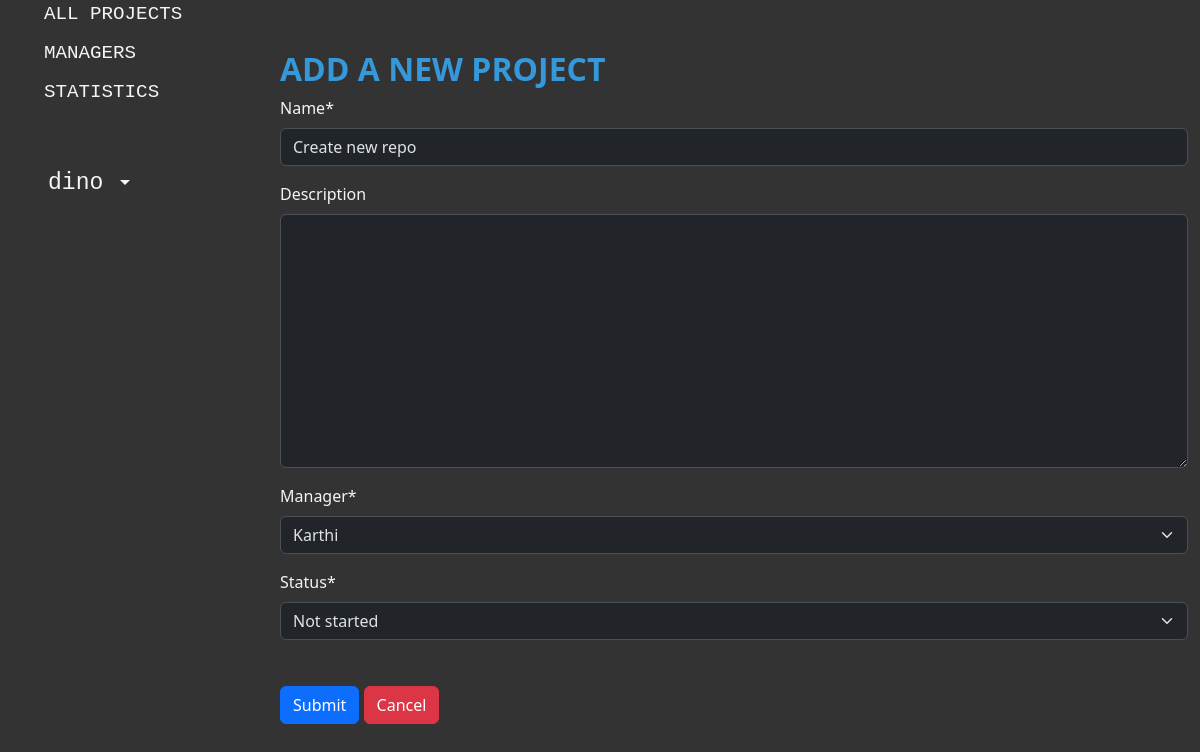
Screenshot of /projects/25/projectdetails/update/ (signed in) with the database file from the repository.
### projectmanagement_app/models.py (models this page shows, shortened)
class Project(models.Model):
    name = models.CharField(max_length=100, unique=True)
    description = models.TextField(null=True, blank=True)
    manager = models.ForeignKey(ProjectManager, on_delete=models.PROTECT, null=True)
    PROJECT_STATUS = (
        ('NS', 'Not started'),
        ('IP', 'In Progress'),
        ('CO', 'Completed'),
        ('CA', 'Cancelled'),
    )
    status = models.CharField(
        max_length=2,
        choices=PROJECT_STATUS,
        default='NS',
    )

class ProjectManager(models.Model):
    name = models.CharField(max_length=100)
    department = models.CharField(max_length=100)
    def __str__(self):
        return self.name

### projectmanagement_app/views.py (the view, shortened to what this page needs)
# urls.py: path("projects/<int:pk>/projectdetails/update/", views.ProjectUpdate.as_view(), name="project-update"),
class ProjectUpdate(PermissionRequiredMixin, UpdateView):
    permission_required = 'projectmanagement_app.change_project'
    model = Project
    fields = [
        "name",
        "description",
        "department",
        "manager",
        "status",
    ]

### projectmanagement_app/templates/projectmanagement_app/project_form.html (shortened to what this page needs)
{% extends "base.html" %}
{% load crispy_forms_tags %}
{% block content %}
    <h4>ADD A NEW PROJECT</h4>
    <form method="post">
        {{ form|crispy }}
        <div style="padding-top:30px;">
            <button type="submit" class="btn btn-primary">Submit</button>
            <button class="btn btn-danger" onclick="location.href='{% url "index" %}';">Cancel</button>
        </div>
    </form>
{% endblock %}

### projectmanagement_app/templates/base.html (shortened to what this page needs)
<!DOCTYPE html>
<html lang="en" data-bs-theme="dark">
    <head>
        {% load static %}
        <link href="https://cdn.jsdelivr.net/npm/bootstrap@5.3.1/dist/css/bootstrap.min.css"
              rel="stylesheet"
>
        <link rel="stylesheet" href="{% static 'css/styles.css' %}">
    </head>
    <body>
        <div class="container-fluid" style="height: 70vw;">
            <div class="row h-100">
                <div class="col-sm-2 sidebar">
                    {% block sidebar %}
                        <div class="borderless">
                            <ul>
                                <li style="padding-bottom:10px;">
                                    <a href="{% url 'index' %}" class="text-decoration-none">ALL PROJECTS</a>
                                </li>
                                <li style="padding-bottom:10px;">
                                    <a href="{% url 'projectmanager-list' %}" class="text-decoration-none">MANAGERS</a>
                                </li>
                                <li style="padding-bottom:40px;">
                                    <a href="{% url 'statistics' %}" class="text-decoration-none">STATISTICS</a>
                                </li>
                                {% if user.is_authenticated %}
                                    <li class="dropdown">
                                        <a href="#"
                                           class="nav-link dropdown-toggle  text-truncate"
                                           id="dropdown"
                                           data-bs-toggle="dropdown"
                                           aria-expanded="false">
                                            <span class="ms-1 d-none d-sm-inline">{{ user }}</span>
                                        </a>
                                    </li>
                                {% else %}
                                    <li>
                                        <a href="{% url 'login' %}?next={{ request.path }}">Login</a>
                                    </li>
                                {% endif %}
                            </ul>
                        </div>
                    {% endblock %}
                </div>
                <div class="col-sm" style="padding-left: 80px; padding-top: 50px;">
                    <div>
                        {% block content %}{% endblock %}
                    </div>
                </div>
            </div>
        </div>
    </body>
</html>

### projectmanagement_app/static/css/styles.css (style rules this page uses)
body { background-color: #333333; }
h4 { color: #3498db; font-weight: bold; font-size: xx-large; }
ul { list-style-type: none; }
.sidebar a,.d-sm-inline, .d-sm-inline a { font-size: larger; font-family: 'Courier New', Courier, monospace; color: whitesmoke; text-decoration: none; padding-top:20px; padding-bottom: 20px ; }
label { color: whitesmoke; font-size: medium; }

### rows the page displays
Project: name "Create new repo", manager "Karthi", status "Not started"

### other values shown
{{ user }} "dino"
